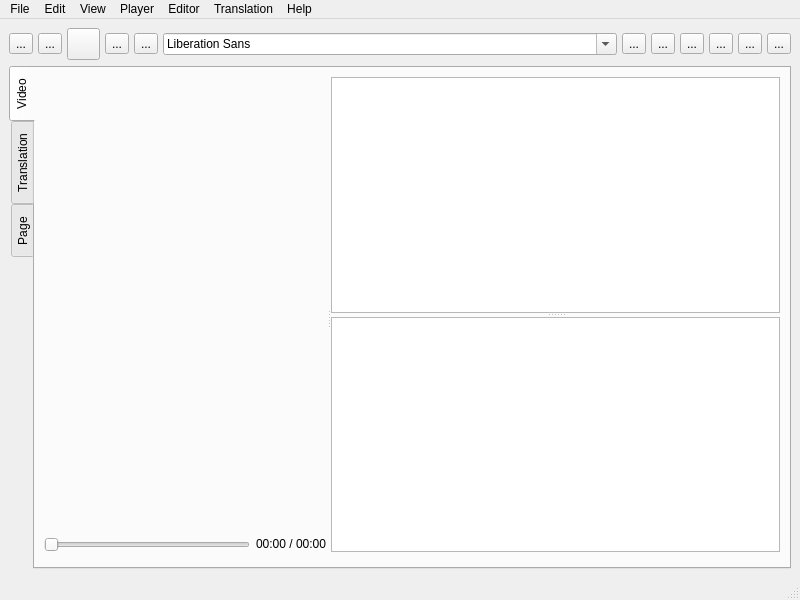
<?xml version="1.0" encoding="UTF-8"?>
<ui version="4.0">
 <class>Tool</class>
 <widget class="QMainWindow" name="Tool">
  <property name="geometry">
   <rect>
    <x>0</x>
    <y>0</y>
    <width>800</width>
    <height>600</height>
   </rect>
  </property>
  <property name="minimumSize">
   <size>
    <width>0</width>
    <height>150</height>
   </size>
  </property>
  <property name="windowTitle">
   <string>ASR Post Editor</string>
  </property>
  <widget class="QWidget" name="centralwidget">
   <layout class="QVBoxLayout" name="verticalLayout_4">
    <item>
     <layout class="QHBoxLayout" name="horizontalLayout_2">
      <property name="spacing">
       <number>0</number>
      </property>
      <item>
       <widget class="QToolButton" name="add_video">
        <property name="toolTip">
         <string extracomment="hi">Add video</string>
        </property>
        <property name="toolTipDuration">
         <number>-1</number>
        </property>
        <property name="text">
         <string>...</string>
        </property>
        <property name="icon">
         <iconset resource="icons.qrc">
          <normaloff>:/images/images/add.png</normaloff>:/images/images/add.png</iconset>
        </property>
        <property name="iconSize">
         <size>
          <width>25</width>
          <height>25</height>
         </size>
        </property>
        <property name="toolButtonStyle">
         <enum>Qt::ToolButtonIconOnly</enum>
        </property>
       </widget>
      </item>
      <item>
       <spacer name="horizontalSpacer_7">
        <property name="orientation">
         <enum>Qt::Horizontal</enum>
        </property>
        <property name="sizeType">
         <enum>QSizePolicy::Preferred</enum>
        </property>
        <property name="sizeHint" stdset="0">
         <size>
          <width>5</width>
          <height>20</height>
         </size>
        </property>
       </spacer>
      </item>
      <item>
       <widget class="QToolButton" name="open_transcript">
        <property name="toolTip">
         <string>Open Transcript</string>
        </property>
        <property name="text">
         <string>...</string>
        </property>
        <property name="icon">
         <iconset resource="icons.qrc">
          <normaloff>:/images/images/open file.png</normaloff>:/images/images/open file.png</iconset>
        </property>
        <property name="iconSize">
         <size>
          <width>25</width>
          <height>25</height>
         </size>
        </property>
       </widget>
      </item>
      <item>
       <spacer name="horizontalSpacer_8">
        <property name="orientation">
         <enum>Qt::Horizontal</enum>
        </property>
        <property name="sizeType">
         <enum>QSizePolicy::Preferred</enum>
        </property>
        <property name="sizeHint" stdset="0">
         <size>
          <width>5</width>
          <height>20</height>
         </size>
        </property>
       </spacer>
      </item>
      <item>
       <widget class="QToolButton" name="new_transcript">
        <property name="toolTip">
         <string>New Transcript</string>
        </property>
        <property name="text">
         <string/>
        </property>
        <property name="icon">
         <iconset resource="icons.qrc">
          <normaloff>:/images/images/font color.png</normaloff>:/images/images/font color.png</iconset>
        </property>
        <property name="iconSize">
         <size>
          <width>25</width>
          <height>25</height>
         </size>
        </property>
       </widget>
      </item>
      <item>
       <spacer name="horizontalSpacer_6">
        <property name="orientation">
         <enum>Qt::Horizontal</enum>
        </property>
        <property name="sizeType">
         <enum>QSizePolicy::Preferred</enum>
        </property>
        <property name="sizeHint" stdset="0">
         <size>
          <width>5</width>
          <height>20</height>
         </size>
        </property>
       </spacer>
      </item>
      <item>
       <widget class="QToolButton" name="save_transcript">
        <property name="toolTip">
         <string>Save </string>
        </property>
        <property name="text">
         <string>...</string>
        </property>
        <property name="icon">
         <iconset resource="icons.qrc">
          <normaloff>:/images/images/save.png</normaloff>:/images/images/save.png</iconset>
        </property>
        <property name="iconSize">
         <size>
          <width>25</width>
          <height>25</height>
         </size>
        </property>
       </widget>
      </item>
      <item>
       <spacer name="horizontalSpacer_5">
        <property name="orientation">
         <enum>Qt::Horizontal</enum>
        </property>
        <property name="sizeType">
         <enum>QSizePolicy::Preferred</enum>
        </property>
        <property name="sizeHint" stdset="0">
         <size>
          <width>5</width>
          <height>20</height>
         </size>
        </property>
       </spacer>
      </item>
      <item>
       <widget class="QToolButton" name="save_as_transcript">
        <property name="toolTip">
         <string>Save as</string>
        </property>
        <property name="text">
         <string>...</string>
        </property>
        <property name="icon">
         <iconset resource="icons.qrc">
          <normaloff>:/images/images/save as.png</normaloff>:/images/images/save as.png</iconset>
        </property>
        <property name="iconSize">
         <size>
          <width>25</width>
          <height>25</height>
         </size>
        </property>
       </widget>
      </item>
      <item>
       <spacer name="horizontalSpacer_4">
        <property name="orientation">
         <enum>Qt::Horizontal</enum>
        </property>
        <property name="sizeType">
         <enum>QSizePolicy::Minimum</enum>
        </property>
        <property name="sizeHint" stdset="0">
         <size>
          <width>5</width>
          <height>20</height>
         </size>
        </property>
       </spacer>
      </item>
      <item>
       <widget class="QFontComboBox" name="fontComboBox"/>
      </item>
      <item>
       <spacer name="horizontalSpacer_14">
        <property name="orientation">
         <enum>Qt::Horizontal</enum>
        </property>
        <property name="sizeType">
         <enum>QSizePolicy::Preferred</enum>
        </property>
        <property name="sizeHint" stdset="0">
         <size>
          <width>5</width>
          <height>20</height>
         </size>
        </property>
       </spacer>
      </item>
      <item>
       <widget class="QToolButton" name="load_a_custom_dict">
        <property name="toolTip">
         <string>Load Custom Dictonary</string>
        </property>
        <property name="text">
         <string>...</string>
        </property>
        <property name="icon">
         <iconset resource="icons.qrc">
          <normaloff>:/images/images/english to hindi.png</normaloff>:/images/images/english to hindi.png</iconset>
        </property>
        <property name="iconSize">
         <size>
          <width>25</width>
          <height>25</height>
         </size>
        </property>
       </widget>
      </item>
      <item>
       <spacer name="horizontalSpacer_10">
        <property name="orientation">
         <enum>Qt::Horizontal</enum>
        </property>
        <property name="sizeType">
         <enum>QSizePolicy::Preferred</enum>
        </property>
        <property name="sizeHint" stdset="0">
         <size>
          <width>5</width>
          <height>20</height>
         </size>
        </property>
       </spacer>
      </item>
      <item>
       <widget class="QToolButton" name="get_PDF">
        <property name="toolTip">
         <string>Get PDF</string>
        </property>
        <property name="text">
         <string>...</string>
        </property>
        <property name="icon">
         <iconset resource="icons.qrc">
          <normaloff>:/images/images/load data.png</normaloff>:/images/images/load data.png</iconset>
        </property>
        <property name="iconSize">
         <size>
          <width>25</width>
          <height>25</height>
         </size>
        </property>
       </widget>
      </item>
      <item>
       <spacer name="horizontalSpacer_11">
        <property name="orientation">
         <enum>Qt::Horizontal</enum>
        </property>
        <property name="sizeType">
         <enum>QSizePolicy::Preferred</enum>
        </property>
        <property name="sizeHint" stdset="0">
         <size>
          <width>5</width>
          <height>20</height>
         </size>
        </property>
       </spacer>
      </item>
      <item>
       <widget class="QToolButton" name="decreseFontSize">
        <property name="toolTip">
         <string>Decrese Font Size</string>
        </property>
        <property name="text">
         <string>...</string>
        </property>
        <property name="icon">
         <iconset resource="icons.qrc">
          <normaloff>:/images/images/zoom out.png</normaloff>:/images/images/zoom out.png</iconset>
        </property>
        <property name="iconSize">
         <size>
          <width>25</width>
          <height>25</height>
         </size>
        </property>
       </widget>
      </item>
      <item>
       <spacer name="horizontalSpacer_12">
        <property name="orientation">
         <enum>Qt::Horizontal</enum>
        </property>
        <property name="sizeType">
         <enum>QSizePolicy::Preferred</enum>
        </property>
        <property name="sizeHint" stdset="0">
         <size>
          <width>5</width>
          <height>20</height>
         </size>
        </property>
       </spacer>
      </item>
      <item>
       <widget class="QToolButton" name="increaseFontSize">
        <property name="toolTip">
         <string>Increase Font Size</string>
        </property>
        <property name="text">
         <string>...</string>
        </property>
        <property name="icon">
         <iconset resource="icons.qrc">
          <normaloff>:/images/images/zoom in.png</normaloff>:/images/images/zoom in.png</iconset>
        </property>
        <property name="iconSize">
         <size>
          <width>25</width>
          <height>25</height>
         </size>
        </property>
       </widget>
      </item>
      <item>
       <spacer name="horizontalSpacer_13">
        <property name="orientation">
         <enum>Qt::Horizontal</enum>
        </property>
        <property name="sizeType">
         <enum>QSizePolicy::Preferred</enum>
        </property>
        <property name="sizeHint" stdset="0">
         <size>
          <width>5</width>
          <height>20</height>
         </size>
        </property>
       </spacer>
      </item>
      <item>
       <widget class="QToolButton" name="toggleWordEditor">
        <property name="toolTip">
         <string>Toggle Word Editor</string>
        </property>
        <property name="text">
         <string>...</string>
        </property>
        <property name="icon">
         <iconset resource="icons.qrc">
          <normaloff>:/images/images/font black.png</normaloff>:/images/images/font black.png</iconset>
        </property>
        <property name="iconSize">
         <size>
          <width>25</width>
          <height>25</height>
         </size>
        </property>
       </widget>
      </item>
      <item>
       <spacer name="horizontalSpacer_9">
        <property name="orientation">
         <enum>Qt::Horizontal</enum>
        </property>
        <property name="sizeType">
         <enum>QSizePolicy::Preferred</enum>
        </property>
        <property name="sizeHint" stdset="0">
         <size>
          <width>5</width>
          <height>20</height>
         </size>
        </property>
       </spacer>
      </item>
      <item>
       <widget class="QToolButton" name="keyboard_shortcuts">
        <property name="text">
         <string>...</string>
        </property>
        <property name="icon">
         <iconset resource="icons.qrc">
          <normaloff>:/images/images/information.png</normaloff>:/images/images/information.png</iconset>
        </property>
        <property name="iconSize">
         <size>
          <width>25</width>
          <height>25</height>
         </size>
        </property>
       </widget>
      </item>
     </layout>
    </item>
    <item>
     <widget class="QTabWidget" name="tabWidget">
      <property name="enabled">
       <bool>true</bool>
      </property>
      <property name="tabPosition">
       <enum>QTabWidget::West</enum>
      </property>
      <property name="tabShape">
       <enum>QTabWidget::Rounded</enum>
      </property>
      <property name="currentIndex">
       <number>0</number>
      </property>
      <property name="documentMode">
       <bool>false</bool>
      </property>
      <property name="tabsClosable">
       <bool>false</bool>
      </property>
      <property name="movable">
       <bool>false</bool>
      </property>
      <property name="tabBarAutoHide">
       <bool>false</bool>
      </property>
      <widget class="QWidget" name="tab">
       <attribute name="title">
        <string>Video</string>
       </attribute>
       <layout class="QHBoxLayout" name="horizontalLayout_3">
        <item>
         <layout class="QVBoxLayout" name="verticalLayout_5">
          <item>
           <widget class="QSplitter" name="splitter_tool">
            <property name="orientation">
             <enum>Qt::Horizontal</enum>
            </property>
            <widget class="QWidget" name="layoutWidget">
             <layout class="QVBoxLayout" name="playerLayout">
              <item>
               <widget class="VideoWidget" name="m_videoWidget" native="true"/>
              </item>
              <item>
               <layout class="QHBoxLayout" name="horizontalLayout">
                <property name="sizeConstraint">
                 <enum>QLayout::SetMaximumSize</enum>
                </property>
                <item>
                 <widget class="QSlider" name="slider_position">
                  <property name="orientation">
                   <enum>Qt::Horizontal</enum>
                  </property>
                 </widget>
                </item>
                <item>
                 <widget class="QLabel" name="label_position">
                  <property name="sizePolicy">
                   <sizepolicy hsizetype="Preferred" vsizetype="Maximum">
                    <horstretch>0</horstretch>
                    <verstretch>0</verstretch>
                   </sizepolicy>
                  </property>
                  <property name="text">
                   <string>00:00 / 00:00</string>
                  </property>
                 </widget>
                </item>
               </layout>
              </item>
              <item>
               <widget class="PlayerControls" name="m_playerControls" native="true">
                <property name="sizePolicy">
                 <sizepolicy hsizetype="Preferred" vsizetype="Maximum">
                  <horstretch>0</horstretch>
                  <verstretch>0</verstretch>
                 </sizepolicy>
                </property>
               </widget>
              </item>
             </layout>
            </widget>
            <widget class="QWidget" name="verticalLayoutWidget">
             <layout class="QVBoxLayout" name="verticalLayout">
              <item>
               <widget class="QSplitter" name="splitter_editor">
                <property name="orientation">
                 <enum>Qt::Vertical</enum>
                </property>
                <widget class="Editor" name="m_editor"/>
                <widget class="WordEditor" name="m_wordEditor">
                 <property name="sizePolicy">
                  <sizepolicy hsizetype="Expanding" vsizetype="Maximum">
                   <horstretch>0</horstretch>
                   <verstretch>0</verstretch>
                  </sizepolicy>
                 </property>
                </widget>
               </widget>
              </item>
              <item>
               <widget class="TagListDisplayWidget" name="m_tagListDisplay" native="true">
                <property name="sizePolicy">
                 <sizepolicy hsizetype="Preferred" vsizetype="Maximum">
                  <horstretch>0</horstretch>
                  <verstretch>0</verstretch>
                 </sizepolicy>
                </property>
               </widget>
              </item>
             </layout>
            </widget>
           </widget>
          </item>
         </layout>
        </item>
       </layout>
      </widget>
      <widget class="QWidget" name="tab_2">
       <attribute name="title">
        <string>Translation</string>
       </attribute>
       <layout class="QHBoxLayout" name="horizontalLayout_4">
        <item>
         <layout class="QVBoxLayout" name="verticalLayout_2">
          <item>
           <widget class="QSplitter" name="splitter_editor_2">
            <property name="orientation">
             <enum>Qt::Vertical</enum>
            </property>
            <widget class="Editor" name="m_editor_2"/>
           </widget>
          </item>
          <item>
           <layout class="QHBoxLayout" name="horizontalLayout_8">
            <item>
             <spacer name="horizontalSpacer">
              <property name="orientation">
               <enum>Qt::Horizontal</enum>
              </property>
              <property name="sizeType">
               <enum>QSizePolicy::Expanding</enum>
              </property>
              <property name="sizeHint" stdset="0">
               <size>
                <width>200</width>
                <height>20</height>
               </size>
              </property>
             </spacer>
            </item>
            <item>
             <widget class="QPushButton" name="pushButton_3">
              <property name="text">
               <string>Speak</string>
              </property>
             </widget>
            </item>
            <item>
             <widget class="QPushButton" name="btn_translate">
              <property name="text">
               <string>Translate</string>
              </property>
             </widget>
            </item>
           </layout>
          </item>
          <item>
           <widget class="TagListDisplayWidget" name="m_tagListDisplay_2" native="true">
            <property name="sizePolicy">
             <sizepolicy hsizetype="Preferred" vsizetype="Maximum">
              <horstretch>0</horstretch>
              <verstretch>0</verstretch>
             </sizepolicy>
            </property>
           </widget>
          </item>
         </layout>
        </item>
        <item>
         <layout class="QVBoxLayout" name="verticalLayout_3">
          <item>
           <widget class="QSplitter" name="splitter_editor_3">
            <property name="orientation">
             <enum>Qt::Vertical</enum>
            </property>
            <widget class="Editor" name="m_editor_3"/>
           </widget>
          </item>
          <item>
           <layout class="QHBoxLayout" name="horizontalLayout_9">
            <item>
             <spacer name="horizontalSpacer_2">
              <property name="orientation">
               <enum>Qt::Horizontal</enum>
              </property>
              <property name="sizeHint" stdset="0">
               <size>
                <width>40</width>
                <height>20</height>
               </size>
              </property>
             </spacer>
            </item>
            <item>
             <widget class="QPushButton" name="pushButton_4">
              <property name="text">
               <string>Speak</string>
              </property>
             </widget>
            </item>
            <item>
             <widget class="QPushButton" name="pushButton_2">
              <property name="text">
               <string>Save</string>
              </property>
             </widget>
            </item>
           </layout>
          </item>
          <item>
           <widget class="TagListDisplayWidget" name="m_tagListDisplay_3" native="true">
            <property name="sizePolicy">
             <sizepolicy hsizetype="Preferred" vsizetype="Maximum">
              <horstretch>0</horstretch>
              <verstretch>0</verstretch>
             </sizepolicy>
            </property>
           </widget>
          </item>
         </layout>
        </item>
       </layout>
      </widget>
      <widget class="QWidget" name="tab_3">
       <attribute name="title">
        <string>Page</string>
       </attribute>
       <widget class="AudioWaveForm" name="waveWidget" native="true">
        <property name="geometry">
         <rect>
          <x>10</x>
          <y>0</y>
          <width>721</width>
          <height>151</height>
         </rect>
        </property>
        <property name="sizePolicy">
         <sizepolicy hsizetype="Preferred" vsizetype="Preferred">
          <horstretch>0</horstretch>
          <verstretch>0</verstretch>
         </sizepolicy>
        </property>
        <property name="maximumSize">
         <size>
          <width>16777215</width>
          <height>300</height>
         </size>
        </property>
       </widget>
      </widget>
     </widget>
    </item>
   </layout>
  </widget>
  <widget class="QMenuBar" name="menubar">
   <property name="geometry">
    <rect>
     <x>0</x>
     <y>0</y>
     <width>800</width>
     <height>25</height>
    </rect>
   </property>
   <widget class="QMenu" name="menuFile">
    <property name="title">
     <string>File</string>
    </property>
    <addaction name="Upload_and_generate_Transcript"/>
    <addaction name="Save_as_PDF"/>
    <addaction name="close"/>
    <addaction name="actionSave_as_Text"/>
    <addaction name="actionVersion_1_0_3"/>
   </widget>
   <widget class="QMenu" name="menuMedia_Player">
    <property name="title">
     <string>Player</string>
    </property>
    <addaction name="player_open"/>
    <addaction name="player_togglePlay"/>
    <addaction name="player_seekForward"/>
    <addaction name="player_seekBackward"/>
    <addaction name="actionRemove_Time_Stamp"/>
   </widget>
   <widget class="QMenu" name="menuEditor">
    <property name="title">
     <string>Editor</string>
    </property>
    <addaction name="editor_openTranscript"/>
    <addaction name="editor_save"/>
    <addaction name="editor_saveAs"/>
    <addaction name="editor_close"/>
    <addaction name="separator"/>
    <addaction name="editor_debugBlocks"/>
    <addaction name="editor_jumpToLine"/>
    <addaction name="separator"/>
    <addaction name="editor_splitLine"/>
    <addaction name="editor_mergeUp"/>
    <addaction name="editor_mergeDown"/>
    <addaction name="editor_toggleWords"/>
    <addaction name="separator"/>
    <addaction name="editor_changeLang"/>
    <addaction name="editor_changeSpeaker"/>
    <addaction name="editor_propagateTime"/>
    <addaction name="editor_editTags"/>
    <addaction name="separator"/>
    <addaction name="editor_autoSave"/>
    <addaction name="separator"/>
    <addaction name="separator"/>
    <addaction name="Add_Custom_Dictonary"/>
    <addaction name="Show_Time_Stamps"/>
    <addaction name="Real_Time_Data_Saver"/>
    <addaction name="move_along_timestamps"/>
    <addaction name="actionShowLineTimeStamp"/>
    <addaction name="actionRemove_Speaker"/>
    <addaction name="actionword_count"/>
    <addaction name="actionVoice_Typing_2"/>
   </widget>
   <widget class="QMenu" name="menuEdit">
    <property name="title">
     <string>Edit</string>
    </property>
    <addaction name="edit_undo"/>
    <addaction name="edit_redo"/>
    <addaction name="separator"/>
    <addaction name="edit_cut"/>
    <addaction name="edit_copy"/>
    <addaction name="edit_paste"/>
    <addaction name="separator"/>
    <addaction name="edit_findReplace"/>
    <addaction name="actionLink"/>
   </widget>
   <widget class="QMenu" name="menuView">
    <property name="title">
     <string>View</string>
    </property>
    <addaction name="view_incFont"/>
    <addaction name="view_decFont"/>
    <addaction name="view_font"/>
    <addaction name="view_toggleTagList"/>
   </widget>
   <widget class="QMenu" name="menuHelp">
    <property name="title">
     <string>Help</string>
    </property>
    <addaction name="help_keyboardShortcuts"/>
    <addaction name="actionAbout"/>
   </widget>
   <widget class="QMenu" name="menuTranslation">
    <property name="title">
     <string>Translation</string>
    </property>
    <addaction name="Open_File_in_Editor1"/>
    <addaction name="editor_save2"/>
    <addaction name="separator"/>
    <addaction name="Open_File_in_Editor2"/>
    <addaction name="editor_save3"/>
   </widget>
   <addaction name="menuFile"/>
   <addaction name="menuEdit"/>
   <addaction name="menuView"/>
   <addaction name="menuMedia_Player"/>
   <addaction name="menuEditor"/>
   <addaction name="menuTranslation"/>
   <addaction name="menuHelp"/>
  </widget>
  <widget class="QStatusBar" name="statusbar"/>
  <action name="close">
   <property name="text">
    <string>Close</string>
   </property>
   <property name="shortcut">
    <string>Alt+F4</string>
   </property>
  </action>
  <action name="player_open">
   <property name="text">
    <string>Open</string>
   </property>
  </action>
  <action name="editor_open">
   <property name="text">
    <string>Open</string>
   </property>
  </action>
  <action name="editor_save">
   <property name="text">
    <string>Save</string>
   </property>
   <property name="shortcut">
    <string>Ctrl+S</string>
   </property>
  </action>
  <action name="editor_openTranscript">
   <property name="checkable">
    <bool>false</bool>
   </property>
   <property name="enabled">
    <bool>true</bool>
   </property>
   <property name="text">
    <string>Open</string>
   </property>
  </action>
  <action name="editor_debugBlocks">
   <property name="text">
    <string>Debug Blocks</string>
   </property>
  </action>
  <action name="editor_jumpToLine">
   <property name="text">
    <string>Jump to Highlighted Line</string>
   </property>
   <property name="shortcut">
    <string>Ctrl+J</string>
   </property>
  </action>
  <action name="player_togglePlay">
   <property name="checkable">
    <bool>false</bool>
   </property>
   <property name="text">
    <string>Play / Pause</string>
   </property>
   <property name="shortcut">
    <string>Ctrl+Space</string>
   </property>
  </action>
  <action name="editor_splitLine">
   <property name="text">
    <string>Split Line</string>
   </property>
   <property name="shortcut">
    <string>Ctrl+;</string>
   </property>
  </action>
  <action name="editor_mergeUp">
   <property name="text">
    <string>Merge Up</string>
   </property>
   <property name="shortcut">
    <string>Alt+Up</string>
   </property>
  </action>
  <action name="editor_mergeDown">
   <property name="text">
    <string>Merge Down</string>
   </property>
   <property name="shortcut">
    <string>Alt+Down</string>
   </property>
  </action>
  <action name="editor_findReplace">
   <property name="text">
    <string>Find Replace</string>
   </property>
  </action>
  <action name="editor_toggleWords">
   <property name="text">
    <string>Toggle Word Editor</string>
   </property>
   <property name="shortcut">
    <string>Ctrl+W</string>
   </property>
  </action>
  <action name="player_seekForward">
   <property name="checkable">
    <bool>true</bool>
   </property>
   <property name="enabled">
    <bool>true</bool>
   </property>
   <property name="text">
    <string>Seek Forward</string>
   </property>
   <property name="shortcut">
    <string>Ctrl+.</string>
   </property>
  </action>
  <action name="player_seekBackward">
   <property name="text">
    <string>Seek Backward</string>
   </property>
   <property name="shortcut">
    <string>Ctrl+,</string>
   </property>
  </action>
  <action name="edit_undo">
   <property name="text">
    <string>Undo</string>
   </property>
   <property name="shortcut">
    <string>Ctrl+Z</string>
   </property>
  </action>
  <action name="edit_redo">
   <property name="text">
    <string>Redo</string>
   </property>
   <property name="shortcut">
    <string>Ctrl+Y</string>
   </property>
  </action>
  <action name="edit_cut">
   <property name="text">
    <string>Cut</string>
   </property>
   <property name="shortcut">
    <string>Ctrl+X</string>
   </property>
  </action>
  <action name="edit_copy">
   <property name="text">
    <string>Copy</string>
   </property>
   <property name="shortcut">
    <string>Ctrl+C</string>
   </property>
  </action>
  <action name="edit_paste">
   <property name="text">
    <string>Paste</string>
   </property>
   <property name="shortcut">
    <string>Ctrl+V</string>
   </property>
  </action>
  <action name="edit_findReplace">
   <property name="text">
    <string>Find / Replace</string>
   </property>
   <property name="shortcut">
    <string>Ctrl+F</string>
   </property>
  </action>
  <action name="view_incFont">
   <property name="text">
    <string>Increase Font Size</string>
   </property>
   <property name="shortcut">
    <string>Ctrl+=</string>
   </property>
  </action>
  <action name="view_decFont">
   <property name="text">
    <string>Decrease Font Size</string>
   </property>
   <property name="shortcut">
    <string>Ctrl+-</string>
   </property>
  </action>
  <action name="editor_changeSpeaker">
   <property name="text">
    <string>Change Speaker</string>
   </property>
   <property name="shortcut">
    <string>Ctrl+R</string>
   </property>
  </action>
  <action name="editor_propagateTime">
   <property name="text">
    <string>Propagate Time</string>
   </property>
   <property name="shortcut">
    <string>Ctrl+T</string>
   </property>
  </action>
  <action name="help_keyboardShortcuts">
   <property name="text">
    <string>Keyboard Shortcuts</string>
   </property>
  </action>
  <action name="view_font">
   <property name="text">
    <string>Change Font</string>
   </property>
  </action>
  <action name="view_toggleTagList">
   <property name="text">
    <string>Toggle TagList</string>
   </property>
  </action>
  <action name="editor_editTags">
   <property name="text">
    <string>Edit Tags</string>
   </property>
   <property name="shortcut">
    <string>Ctrl+'</string>
   </property>
  </action>
  <action name="action_2">
   <property name="text">
    <string>jd</string>
   </property>
  </action>
  <action name="editor_saveAs">
   <property name="text">
    <string>Save As</string>
   </property>
  </action>
  <action name="editor_close">
   <property name="text">
    <string>Close</string>
   </property>
  </action>
  <action name="editor_changeLang">
   <property name="text">
    <string>Change Transcript Language</string>
   </property>
  </action>
  <action name="editor_autoSave">
   <property name="checkable">
    <bool>true</bool>
   </property>
   <property name="text">
    <string>Auto Save</string>
   </property>
  </action>
  <action name="Add_Custom_Dictonary">
   <property name="text">
    <string>Add Custom Dictonary</string>
   </property>
  </action>
  <action name="Show_Time_Stamps">
   <property name="checkable">
    <bool>true</bool>
   </property>
   <property name="text">
    <string>Show Time Stamps</string>
   </property>
  </action>
  <action name="Upload_and_generate_Transcript">
   <property name="enabled">
    <bool>true</bool>
   </property>
   <property name="text">
    <string>Upload and generate Transcript</string>
   </property>
  </action>
  <action name="Real_Time_Data_Saver">
   <property name="checkable">
    <bool>true</bool>
   </property>
   <property name="text">
    <string>Real Time Data Saver</string>
   </property>
  </action>
  <action name="Save_as_PDF">
   <property name="text">
    <string>Save as PDF</string>
   </property>
  </action>
  <action name="Open_File_in_Editor1">
   <property name="text">
    <string>Open File in Editor1</string>
   </property>
  </action>
  <action name="Open_File_in_Editor2">
   <property name="text">
    <string>Open File in Editor2</string>
   </property>
  </action>
  <action name="editor_save2">
   <property name="text">
    <string>Save Editor1</string>
   </property>
  </action>
  <action name="editor_save3">
   <property name="text">
    <string>Save Editor2</string>
   </property>
  </action>
  <action name="move_along_timestamps">
   <property name="checkable">
    <bool>true</bool>
   </property>
   <property name="checked">
    <bool>false</bool>
   </property>
   <property name="text">
    <string>Move Along TimeStamps</string>
   </property>
  </action>
  <action name="actionShowLineTimeStamp">
   <property name="checkable">
    <bool>false</bool>
   </property>
   <property name="text">
    <string>ShowLineTimeStamp</string>
   </property>
  </action>
  <action name="actionRemove_Speaker">
   <property name="text">
    <string>Remove Speaker</string>
   </property>
  </action>
  <action name="actionSave_as_Text">
   <property name="text">
    <string>Save as Text</string>
   </property>
  </action>
  <action name="actionVoice_Typing">
   <property name="text">
    <string>Voice Typing</string>
   </property>
  </action>
  <action name="actionword_count">
   <property name="text">
    <string>word count</string>
   </property>
  </action>
  <action name="actionLink">
   <property name="text">
    <string>Link</string>
   </property>
  </action>
  <action name="actionVoice_Typing_2">
   <property name="text">
    <string>Voice Typing</string>
   </property>
  </action>
  <action name="actionRemove_Time_Stamp">
   <property name="text">
    <string>Remove Time Stamp</string>
   </property>
  </action>
  <action name="actionAbout">
   <property name="text">
    <string>About</string>
   </property>
  </action>
  <action name="actionSave_as_XML">
   <property name="text">
    <string>Save as XML</string>
   </property>
  </action>
  <action name="actionVersion_1_0_3">
   <property name="enabled">
    <bool>false</bool>
   </property>
   <property name="text">
    <string>Version 3.0.1</string>
   </property>
  </action>
 </widget>
 <customwidgets>
  <customwidget>
   <class>VideoWidget</class>
   <extends>QWidget</extends>
   <header>mediaplayer/videowidget.h</header>
   <container>1</container>
  </customwidget>
  <customwidget>
   <class>PlayerControls</class>
   <extends>QWidget</extends>
   <header>mediaplayer/playercontrols.h</header>
   <container>1</container>
  </customwidget>
  <customwidget>
   <class>Editor</class>
   <extends>QPlainTextEdit</extends>
   <header>editor/editor.h</header>
  </customwidget>
  <customwidget>
   <class>TagListDisplayWidget</class>
   <extends>QWidget</extends>
   <header>editor/utilities/taglistdisplaywidget.h</header>
   <container>1</container>
  </customwidget>
  <customwidget>
   <class>WordEditor</class>
   <extends>QTableWidget</extends>
   <header>editor/wordeditor.h</header>
  </customwidget>
  <customwidget>
   <class>AudioWaveForm</class>
   <extends>QWidget</extends>
   <header>audiowaveform.h</header>
   <container>1</container>
  </customwidget>
 </customwidgets>
 <resources>
  <include location="icons.qrc"/>
 </resources>
 <connections/>
</ui>
